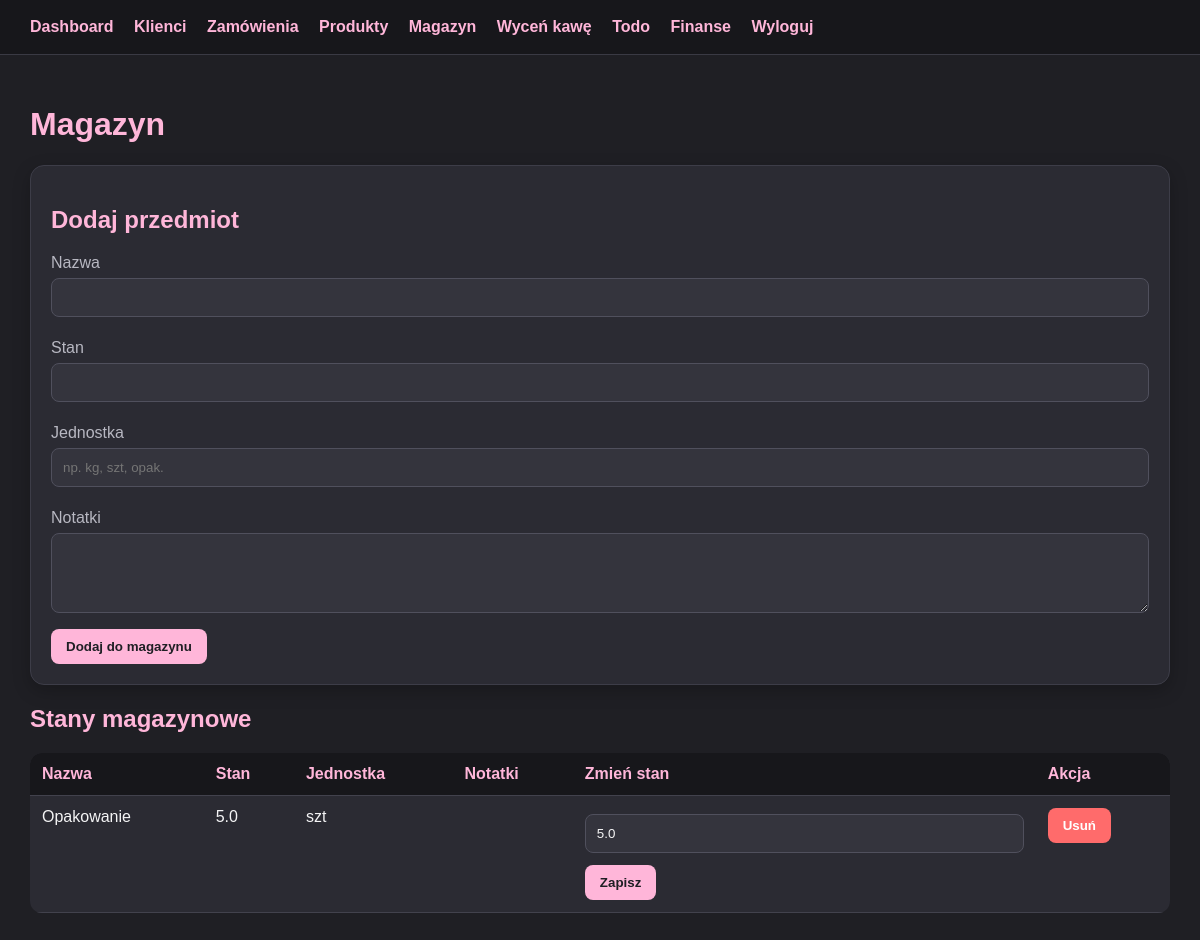
The page /inventory (signed in) on the database its author committed.
### tables this page shows
CREATE TABLE inventory (
            id INTEGER PRIMARY KEY AUTOINCREMENT,
            name TEXT NOT NULL,
            quantity REAL DEFAULT 0,
            unit TEXT DEFAULT 'szt',
            notes TEXT
        );

### app.py (the view, shortened to what this page needs)
@app.route("/inventory", methods=["GET", "POST"])
@login_required
def inventory():
    conn = get_db()
    items = conn.execute("SELECT * FROM inventory ORDER BY name").fetchall()
    conn.close()
    return render_template("inventory.html", items=items)

### app.py (called while the page is built)
def get_db():
    conn = sqlite3.connect(DB_NAME)
    conn.row_factory = sqlite3.Row
    return conn

def login_required(function):
    @wraps(function)
    def wrapper(*args, **kwargs):
        if not session.get("logged_in"):
            return redirect(url_for("login"))
        return function(*args, **kwargs)
    return wrapper

### templates/inventory.html
{% extends "base.html" %}
{% block content %}
<h1>Magazyn</h1>
<div class="card">
    <h2>Dodaj przedmiot</h2>
    <form method="post">
        <label>Nazwa</label>
        <input name="name" required>
        <label>Stan</label>
        <input name="quantity" type="number" step="0.01" required>
        <label>Jednostka</label>
        <input name="unit" placeholder="np. kg, szt, opak.">
        <label>Notatki</label>
        <textarea name="notes"></textarea>
        <button type="submit">Dodaj do magazynu</button>
    </form>
</div>
<h2>Stany magazynowe</h2>
<table>
    <tr>
        <th>Nazwa</th>
        <th>Stan</th>
        <th>Jednostka</th>
        <th>Notatki</th>
        <th>Zmień stan</th>
        <th>Akcja</th>
    </tr>
    {% for item in items %}
    <tr>
        <td>{{ item["name"] }}</td>
        <td>{{ item["quantity"] }}</td>
        <td>{{ item["unit"] }}</td>
        <td>{{ item["notes"] }}</td>
        <td>
            <form method="post" action="/inventory/update/{{ item['id'] }}">
                <input name="quantity" type="number" step="0.01" value="{{ item['quantity'] }}">
                <button type="submit">Zapisz</button>
            </form>
        </td>
        <td>
            <form method="post" action="/inventory/delete/{{ item['id'] }}">
                <button class="delete" type="submit" onclick="return confirm('Usunąć z magazynu?')">Usuń</button>
            </form>
        </td>
    </tr>
    {% endfor %}
</table>
{% endblock %}

### templates/base.html (style rules this page uses)
:root { --bg: #1f1f24; --panel: #2b2b33; --panel2: #34343d; --text: #f4f4f5; --muted: #b8b8c2; --pink: #ffb6d9; --pink2: #ff8fc7; --danger: #ff6b6b; --green: #8ee6a8; }
* { box-sizing: border-box; }
body { margin: 0; background: var(--bg); color: var(--text); font-family: Arial, sans-serif; }
h1, h2, h3 { color: var(--pink); }
.card { background: var(--panel); border: 1px solid #3d3d48; border-radius: 14px; padding: 20px; margin-bottom: 16px; box-shadow: 0 6px 18px rgba(0,0,0,0.22); }
label { color: var(--muted); margin-top: 10px; display: block; }
input, textarea, select { width: 100%; padding: 11px; margin: 6px 0 12px; background: var(--panel2); color: var(--text); border: 1px solid #50505d; border-radius: 8px; }
textarea { min-height: 80px; }
button, .btn { background: var(--pink); color: #1f1f24; border: none; padding: 10px 15px; border-radius: 8px; font-weight: bold; cursor: pointer; text-decoration: none; display: inline-block; }
.delete { background: var(--danger); color: white; }
table { width: 100%; border-collapse: collapse; background: var(--panel); border-radius: 12px; overflow: hidden; }
th, td { border-bottom: 1px solid #42424d; padding: 12px; text-align: left; vertical-align: top; }
th { background: #17171b; color: var(--pink); }

### rows shown on the page
inventory: name "Opakowanie", quantity "5.0", unit "szt"
